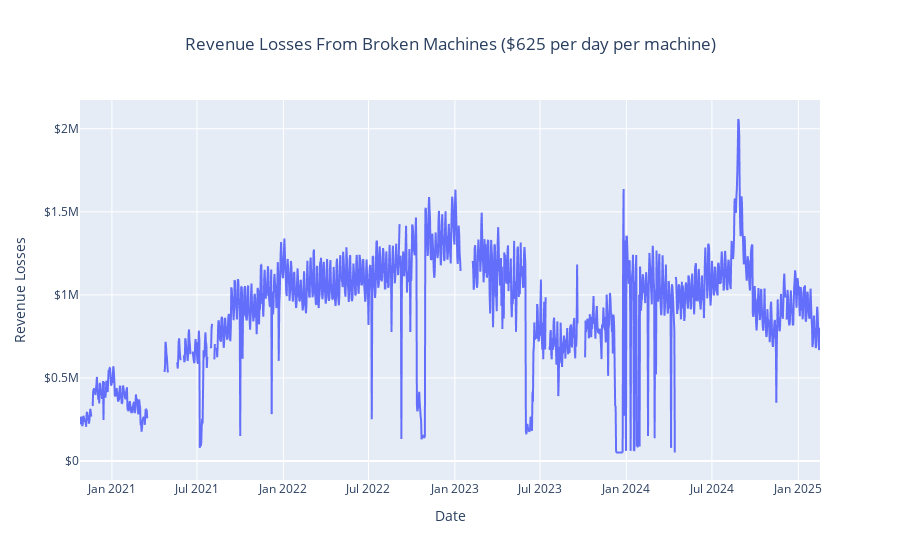

The code cell stored with this chart in its notebook:
### Code cell
# Revenue Losses
fig = px.line(df, x='Date', y='Revenue Losses',
              title='Revenue Losses From Broken Machines ($625 per day per machine)',
              labels={'Revenue Losses': 'Revenue Losses'},
              line_shape='linear')

# Center title
fig.update_layout(title_x=0.5)

# Dollar format
fig.update_layout(yaxis_tickprefix='$')

# Show the plot
fig.show()

### Figure 1 — Plotly figure (JSON) as saved in the notebook; plotly's stock layout.template omitted (floating-point values rounded to 4 significant figures; data arrays with more than 128 entries replaced by an {"elided": "..."} marker saying what was removed)
{"data": [{"hovertemplate": "Date=%{x}<br>Revenue Losses=%{y}<extra></extra>", "legendgroup": "", "line": {"color": "#636efa", "dash": "solid", "shape": "linear"}, "marker": {"symbol": "circle"}, "mode": "lines", "name": "", "showlegend": false, "type": "scattergl", "x": {"elided": "1576 str values"}, "xaxis": "x", "y": {"elided": "1576 int values"}, "yaxis": "y"}], "layout": {"legend": {"tracegroupgap": 0}, "title": {"text": "Revenue Losses From Broken Machines ($625 per day per machine)", "x": 0.5}, "xaxis": {"anchor": "y", "domain": [0, 1], "title": {"text": "Date"}}, "yaxis": {"anchor": "x", "domain": [0, 1], "tickprefix": "$", "title": {"text": "Revenue Losses"}}}}
